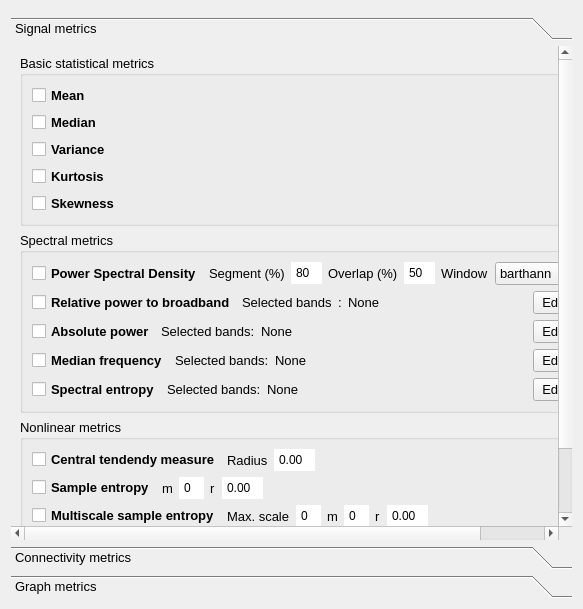
<?xml version="1.0" encoding="UTF-8"?>
<ui version="4.0">
 <class>Form</class>
 <widget class="QWidget" name="Form">
  <property name="geometry">
   <rect>
    <x>0</x>
    <y>0</y>
    <width>583</width>
    <height>609</height>
   </rect>
  </property>
  <property name="font">
   <font>
    <pointsize>10</pointsize>
    <weight>50</weight>
    <bold>false</bold>
   </font>
  </property>
  <property name="windowTitle">
   <string>Form</string>
  </property>
  <layout class="QVBoxLayout" name="verticalLayout_6">
   <item>
    <widget class="QFrame" name="topContentWidget">
     <property name="frameShape">
      <enum>QFrame::StyledPanel</enum>
     </property>
     <property name="frameShadow">
      <enum>QFrame::Raised</enum>
     </property>
    </widget>
   </item>
   <item>
    <widget class="QToolBox" name="toolBox">
     <property name="currentIndex">
      <number>0</number>
     </property>
     <widget class="QWidget" name="signalMetricsPage">
      <property name="geometry">
       <rect>
        <x>0</x>
        <y>0</y>
        <width>783</width>
        <height>691</height>
       </rect>
      </property>
      <attribute name="label">
       <string>Signal metrics</string>
      </attribute>
      <layout class="QVBoxLayout" name="verticalLayout_7">
       <item>
        <widget class="QGroupBox" name="basic_statistical_metrics">
         <property name="title">
          <string>Basic statistical metrics</string>
         </property>
         <layout class="QVBoxLayout" name="verticalLayout_3">
          <item>
           <layout class="QHBoxLayout" name="horizontalLayout_2">
            <item>
             <widget class="QCheckBox" name="meanCBox">
              <property name="font">
               <font>
                <weight>75</weight>
                <bold>true</bold>
               </font>
              </property>
              <property name="text">
               <string>Mean</string>
              </property>
             </widget>
            </item>
            <item>
             <spacer name="horizontalSpacer">
              <property name="orientation">
               <enum>Qt::Horizontal</enum>
              </property>
              <property name="sizeHint" stdset="0">
               <size>
                <width>40</width>
                <height>20</height>
               </size>
              </property>
             </spacer>
            </item>
           </layout>
          </item>
          <item>
           <layout class="QHBoxLayout" name="horizontalLayout_19">
            <item>
             <widget class="QCheckBox" name="medianCBox">
              <property name="font">
               <font>
                <weight>75</weight>
                <bold>true</bold>
               </font>
              </property>
              <property name="text">
               <string>Median</string>
              </property>
             </widget>
            </item>
           </layout>
          </item>
          <item>
           <layout class="QHBoxLayout" name="horizontalLayout_3">
            <item>
             <widget class="QCheckBox" name="varianceCBox">
              <property name="font">
               <font>
                <weight>75</weight>
                <bold>true</bold>
               </font>
              </property>
              <property name="text">
               <string>Variance</string>
              </property>
             </widget>
            </item>
            <item>
             <spacer name="horizontalSpacer_2">
              <property name="orientation">
               <enum>Qt::Horizontal</enum>
              </property>
              <property name="sizeHint" stdset="0">
               <size>
                <width>40</width>
                <height>20</height>
               </size>
              </property>
             </spacer>
            </item>
           </layout>
          </item>
          <item>
           <layout class="QHBoxLayout" name="horizontalLayout_4">
            <item>
             <widget class="QCheckBox" name="kurtosisCBox">
              <property name="font">
               <font>
                <weight>75</weight>
                <bold>true</bold>
               </font>
              </property>
              <property name="text">
               <string>Kurtosis</string>
              </property>
             </widget>
            </item>
            <item>
             <spacer name="horizontalSpacer_3">
              <property name="orientation">
               <enum>Qt::Horizontal</enum>
              </property>
              <property name="sizeHint" stdset="0">
               <size>
                <width>40</width>
                <height>20</height>
               </size>
              </property>
             </spacer>
            </item>
           </layout>
          </item>
          <item>
           <layout class="QHBoxLayout" name="horizontalLayout_20">
            <item>
             <widget class="QCheckBox" name="skewnessCBox">
              <property name="font">
               <font>
                <weight>75</weight>
                <bold>true</bold>
               </font>
              </property>
              <property name="text">
               <string>Skewness</string>
              </property>
             </widget>
            </item>
           </layout>
          </item>
         </layout>
        </widget>
       </item>
       <item>
        <widget class="QGroupBox" name="spectral_metrics">
         <property name="title">
          <string>Spectral metrics</string>
         </property>
         <layout class="QVBoxLayout" name="verticalLayout_4">
          <item>
           <layout class="QHBoxLayout" name="horizontalLayout">
            <item>
             <widget class="QCheckBox" name="psdCBox">
              <property name="font">
               <font>
                <weight>75</weight>
                <bold>true</bold>
               </font>
              </property>
              <property name="text">
               <string>Power Spectral Density</string>
              </property>
             </widget>
            </item>
            <item>
             <widget class="QLabel" name="segmentpsdLabel">
              <property name="toolTip">
               <string>Percentage of the signal (n_samples) used to calculate the FFT. Default:
        80% of the signal.</string>
              </property>
              <property name="text">
               <string>Segment (%)</string>
              </property>
             </widget>
            </item>
            <item>
             <widget class="QSpinBox" name="segmentpsdBox">
              <property name="styleSheet">
               <string notr="true">QSpinBox::up-button, QSpinBox::down-button {
    width: 0;
    height: 0;
    border: none;
}
</string>
              </property>
              <property name="maximum">
               <number>100</number>
              </property>
              <property name="value">
               <number>80</number>
              </property>
             </widget>
            </item>
            <item>
             <widget class="QLabel" name="overlappsdLabel">
              <property name="toolTip">
               <string>Percentage of overlap (n_samples) for the Welch method. Default: 50% of
        the signal.</string>
              </property>
              <property name="text">
               <string>Overlap (%)</string>
              </property>
             </widget>
            </item>
            <item>
             <widget class="QSpinBox" name="overlappsdBox">
              <property name="styleSheet">
               <string notr="true">QSpinBox::up-button, QSpinBox::down-button {
    width: 0;
    height: 0;
    border: none;
}
</string>
              </property>
              <property name="maximum">
               <number>100</number>
              </property>
              <property name="value">
               <number>50</number>
              </property>
             </widget>
            </item>
            <item>
             <widget class="QLabel" name="windowpsdLabel">
              <property name="text">
               <string>Window</string>
              </property>
             </widget>
            </item>
            <item>
             <widget class="QComboBox" name="psdcomboBox">
              <item>
               <property name="text">
                <string>barthann</string>
               </property>
              </item>
              <item>
               <property name="text">
                <string>bartlett</string>
               </property>
              </item>
              <item>
               <property name="text">
                <string>blackmanharris</string>
               </property>
              </item>
              <item>
               <property name="text">
                <string>bohman</string>
               </property>
              </item>
              <item>
               <property name="text">
                <string>boxcar</string>
               </property>
              </item>
              <item>
               <property name="text">
                <string>flattop</string>
               </property>
              </item>
              <item>
               <property name="text">
                <string>hamming</string>
               </property>
              </item>
              <item>
               <property name="text">
                <string>nuttall</string>
               </property>
              </item>
              <item>
               <property name="text">
                <string>parzen</string>
               </property>
              </item>
              <item>
               <property name="text">
                <string>triang</string>
               </property>
              </item>
             </widget>
            </item>
           </layout>
          </item>
          <item>
           <layout class="QHBoxLayout" name="horizontalLayout_5">
            <item>
             <widget class="QCheckBox" name="rpCBox">
              <property name="font">
               <font>
                <weight>75</weight>
                <bold>true</bold>
               </font>
              </property>
              <property name="toolTip">
               <string>&lt;html&gt;&lt;head/&gt;&lt;body&gt;&lt;p&gt;Relative Power&lt;/p&gt;&lt;/body&gt;&lt;/html&gt;</string>
              </property>
              <property name="text">
               <string>Relative power to broadband</string>
              </property>
             </widget>
            </item>
            <item>
             <widget class="QLabel" name="rpselectedbandsLabel">
              <property name="text">
               <string>Selected bands</string>
              </property>
             </widget>
            </item>
            <item>
             <widget class="QLabel" name="rpselectedbandsauxLabel">
              <property name="text">
               <string>:</string>
              </property>
             </widget>
            </item>
            <item>
             <widget class="QLabel" name="rpLabel">
              <property name="text">
               <string>None</string>
              </property>
             </widget>
            </item>
            <item>
             <spacer name="horizontalSpacer_4">
              <property name="orientation">
               <enum>Qt::Horizontal</enum>
              </property>
              <property name="sizeHint" stdset="0">
               <size>
                <width>40</width>
                <height>20</height>
               </size>
              </property>
             </spacer>
            </item>
            <item>
             <widget class="QPushButton" name="rpButton">
              <property name="text">
               <string>Edit bands</string>
              </property>
             </widget>
            </item>
           </layout>
          </item>
          <item>
           <layout class="QHBoxLayout" name="horizontalLayout_7">
            <item>
             <widget class="QCheckBox" name="apCBox">
              <property name="font">
               <font>
                <weight>75</weight>
                <bold>true</bold>
               </font>
              </property>
              <property name="toolTip">
               <string>&lt;html&gt;&lt;head/&gt;&lt;body&gt;&lt;p&gt;Absolute Power&lt;/p&gt;&lt;/body&gt;&lt;/html&gt;</string>
              </property>
              <property name="text">
               <string>Absolute power</string>
              </property>
             </widget>
            </item>
            <item>
             <widget class="QLabel" name="apselectedbandsLabel">
              <property name="text">
               <string>Selected bands:</string>
              </property>
             </widget>
            </item>
            <item>
             <widget class="QLabel" name="apLabel">
              <property name="text">
               <string>None</string>
              </property>
             </widget>
            </item>
            <item>
             <spacer name="horizontalSpacer_6">
              <property name="orientation">
               <enum>Qt::Horizontal</enum>
              </property>
              <property name="sizeHint" stdset="0">
               <size>
                <width>40</width>
                <height>20</height>
               </size>
              </property>
             </spacer>
            </item>
            <item>
             <widget class="QPushButton" name="apButton">
              <property name="text">
               <string>Edit bands</string>
              </property>
             </widget>
            </item>
           </layout>
          </item>
          <item>
           <layout class="QHBoxLayout" name="horizontalLayout_6">
            <item>
             <widget class="QCheckBox" name="mfCBox">
              <property name="font">
               <font>
                <weight>75</weight>
                <bold>true</bold>
               </font>
              </property>
              <property name="toolTip">
               <string>&lt;html&gt;&lt;head/&gt;&lt;body&gt;&lt;p&gt;Median Frequency&lt;/p&gt;&lt;p&gt;&lt;br/&gt;&lt;/p&gt;&lt;/body&gt;&lt;/html&gt;</string>
              </property>
              <property name="text">
               <string>Median frequency</string>
              </property>
             </widget>
            </item>
            <item>
             <widget class="QLabel" name="mfselectedbandsLabel">
              <property name="text">
               <string>Selected bands:</string>
              </property>
             </widget>
            </item>
            <item>
             <widget class="QLabel" name="mfLabel">
              <property name="text">
               <string>None</string>
              </property>
             </widget>
            </item>
            <item>
             <spacer name="horizontalSpacer_5">
              <property name="orientation">
               <enum>Qt::Horizontal</enum>
              </property>
              <property name="sizeHint" stdset="0">
               <size>
                <width>40</width>
                <height>20</height>
               </size>
              </property>
             </spacer>
            </item>
            <item>
             <widget class="QPushButton" name="mfButton">
              <property name="text">
               <string>Edit bands</string>
              </property>
             </widget>
            </item>
           </layout>
          </item>
          <item>
           <layout class="QHBoxLayout" name="horizontalLayout_8">
            <item>
             <widget class="QCheckBox" name="seCBox">
              <property name="font">
               <font>
                <weight>75</weight>
                <bold>true</bold>
               </font>
              </property>
              <property name="toolTip">
               <string>&lt;html&gt;&lt;head/&gt;&lt;body&gt;&lt;p&gt;Spectral Entropy&lt;/p&gt;&lt;/body&gt;&lt;/html&gt;</string>
              </property>
              <property name="text">
               <string>Spectral entropy</string>
              </property>
             </widget>
            </item>
            <item>
             <widget class="QLabel" name="seselectedbandsLabel">
              <property name="text">
               <string>Selected bands:</string>
              </property>
             </widget>
            </item>
            <item>
             <widget class="QLabel" name="seLabel">
              <property name="text">
               <string>None</string>
              </property>
             </widget>
            </item>
            <item>
             <spacer name="horizontalSpacer_7">
              <property name="orientation">
               <enum>Qt::Horizontal</enum>
              </property>
              <property name="sizeHint" stdset="0">
               <size>
                <width>40</width>
                <height>20</height>
               </size>
              </property>
             </spacer>
            </item>
            <item>
             <widget class="QPushButton" name="seButton">
              <property name="text">
               <string>Edit bands</string>
              </property>
             </widget>
            </item>
           </layout>
          </item>
         </layout>
        </widget>
       </item>
       <item>
        <widget class="QGroupBox" name="nonlinear_metrics">
         <property name="title">
          <string>Nonlinear metrics</string>
         </property>
         <layout class="QVBoxLayout" name="verticalLayout_5">
          <item>
           <layout class="QHBoxLayout" name="horizontalLayout_10">
            <item>
             <widget class="QCheckBox" name="ctmCBox">
              <property name="font">
               <font>
                <weight>75</weight>
                <bold>true</bold>
               </font>
              </property>
              <property name="toolTip">
               <string>&lt;html&gt;&lt;head/&gt;&lt;body&gt;&lt;p&gt;Central Tendency Measure&lt;/p&gt;&lt;/body&gt;&lt;/html&gt;</string>
              </property>
              <property name="text">
               <string>Central tendendy measure</string>
              </property>
             </widget>
            </item>
            <item>
             <widget class="QLabel" name="ctmrLabel">
              <property name="toolTip">
               <string>&lt;html&gt;&lt;head/&gt;&lt;body&gt;&lt;p&gt;Radius used to compute the CTM. Should be a positive real number&lt;/p&gt;&lt;/body&gt;&lt;/html&gt;</string>
              </property>
              <property name="text">
               <string>Radius</string>
              </property>
             </widget>
            </item>
            <item>
             <widget class="QDoubleSpinBox" name="ctmrBox">
              <property name="styleSheet">
               <string notr="true">QDoubleSpinBox::up-button, QDoubleSpinBox::down-button {
    width: 0;
    height: 0;
    border: none;
}
</string>
              </property>
             </widget>
            </item>
            <item>
             <spacer name="horizontalSpacer_9">
              <property name="orientation">
               <enum>Qt::Horizontal</enum>
              </property>
              <property name="sizeHint" stdset="0">
               <size>
                <width>40</width>
                <height>20</height>
               </size>
              </property>
             </spacer>
            </item>
           </layout>
          </item>
          <item>
           <layout class="QHBoxLayout" name="horizontalLayout_13">
            <item>
             <widget class="QCheckBox" name="sampenCBox">
              <property name="font">
               <font>
                <weight>75</weight>
                <bold>true</bold>
               </font>
              </property>
              <property name="toolTip">
               <string>&lt;html&gt;&lt;head/&gt;&lt;body&gt;&lt;p&gt;Sample Entropy&lt;/p&gt;&lt;/body&gt;&lt;/html&gt;</string>
              </property>
              <property name="text">
               <string>Sample entropy</string>
              </property>
             </widget>
            </item>
            <item>
             <widget class="QLabel" name="sampenmLabel">
              <property name="toolTip">
               <string>Embedding dimension (sequence length). Determines the length of subsequences compared in the signal.</string>
              </property>
              <property name="text">
               <string>m</string>
              </property>
             </widget>
            </item>
            <item>
             <widget class="QSpinBox" name="sampenmBox">
              <property name="styleSheet">
               <string notr="true">QSpinBox::up-button, QSpinBox::down-button {
    width: 0;
    height: 0;
    border: none;
}
</string>
              </property>
             </widget>
            </item>
            <item>
             <widget class="QLabel" name="sampenrLabel">
              <property name="toolTip">
               <string>Tolerance value for considering matches, usually a proportion of the standard deviation of the signal (e.g., 0.2).</string>
              </property>
              <property name="text">
               <string>r</string>
              </property>
             </widget>
            </item>
            <item>
             <widget class="QDoubleSpinBox" name="sampenrBox">
              <property name="styleSheet">
               <string notr="true">QDoubleSpinBox::up-button, QDoubleSpinBox::down-button {
    width: 0;
    height: 0;
    border: none;
}
</string>
              </property>
             </widget>
            </item>
            <item>
             <spacer name="horizontalSpacer_11">
              <property name="orientation">
               <enum>Qt::Horizontal</enum>
              </property>
              <property name="sizeHint" stdset="0">
               <size>
                <width>40</width>
                <height>20</height>
               </size>
              </property>
             </spacer>
            </item>
           </layout>
          </item>
          <item>
           <layout class="QHBoxLayout" name="horizontalLayout_12">
            <item>
             <widget class="QCheckBox" name="msampenCBox">
              <property name="font">
               <font>
                <weight>75</weight>
                <bold>true</bold>
               </font>
              </property>
              <property name="toolTip">
               <string>&lt;html&gt;&lt;head/&gt;&lt;body&gt;&lt;p&gt;Multiscale Sample Entropy&lt;/p&gt;&lt;/body&gt;&lt;/html&gt;</string>
              </property>
              <property name="text">
               <string>Multiscale sample entropy</string>
              </property>
             </widget>
            </item>
            <item>
             <widget class="QLabel" name="maxscaleLabel">
              <property name="toolTip">
               <string>Maximum scale factor. Entropy is computed from scale 1 to `max_scale`.</string>
              </property>
              <property name="text">
               <string>Max. scale</string>
              </property>
             </widget>
            </item>
            <item>
             <widget class="QSpinBox" name="msampenscaleBox">
              <property name="styleSheet">
               <string notr="true">QSpinBox::up-button, QSpinBox::down-button {
    width: 0;
    height: 0;
    border: none;
}
</string>
              </property>
             </widget>
            </item>
            <item>
             <widget class="QLabel" name="msampenmLabel">
              <property name="toolTip">
               <string>Embedding dimension (sequence length) used in the Sample Entropy.</string>
              </property>
              <property name="text">
               <string>m</string>
              </property>
             </widget>
            </item>
            <item>
             <widget class="QSpinBox" name="msampenmBox">
              <property name="styleSheet">
               <string notr="true">QSpinBox::up-button, QSpinBox::down-button {
    width: 0;
    height: 0;
    border: none;
}
</string>
              </property>
             </widget>
            </item>
            <item>
             <widget class="QLabel" name="msampenrLabel">
              <property name="toolTip">
               <string>Tolerance used in Sample Entropy, typically a fraction of the standard deviation</string>
              </property>
              <property name="text">
               <string>r</string>
              </property>
             </widget>
            </item>
            <item>
             <widget class="QDoubleSpinBox" name="msampenrBox">
              <property name="styleSheet">
               <string notr="true">QDoubleSpinBox::up-button, QDoubleSpinBox::down-button {
    width: 0;
    height: 0;
    border: none;
}
</string>
              </property>
             </widget>
            </item>
            <item>
             <spacer name="horizontalSpacer_12">
              <property name="orientation">
               <enum>Qt::Horizontal</enum>
              </property>
              <property name="sizeHint" stdset="0">
               <size>
                <width>40</width>
                <height>20</height>
               </size>
              </property>
             </spacer>
            </item>
           </layout>
          </item>
          <item>
           <layout class="QHBoxLayout" name="horizontalLayout_9">
            <item>
             <widget class="QCheckBox" name="lzcCBox">
              <property name="font">
               <font>
                <weight>75</weight>
                <bold>true</bold>
               </font>
              </property>
              <property name="toolTip">
               <string>&lt;html&gt;&lt;head/&gt;&lt;body&gt;&lt;p&gt;Lempel-Ziv Complexity&lt;/p&gt;&lt;/body&gt;&lt;/html&gt;</string>
              </property>
              <property name="text">
               <string>Lempel-Ziv complexity</string>
              </property>
             </widget>
            </item>
            <item>
             <spacer name="horizontalSpacer_8">
              <property name="orientation">
               <enum>Qt::Horizontal</enum>
              </property>
              <property name="sizeHint" stdset="0">
               <size>
                <width>40</width>
                <height>20</height>
               </size>
              </property>
             </spacer>
            </item>
           </layout>
          </item>
          <item>
           <layout class="QHBoxLayout" name="horizontalLayout_11">
            <item>
             <widget class="QCheckBox" name="mlzcCBox">
              <property name="font">
               <font>
                <weight>75</weight>
                <bold>true</bold>
               </font>
              </property>
              <property name="toolTip">
               <string>&lt;html&gt;&lt;head/&gt;&lt;body&gt;&lt;p&gt;Multiscale Lempel-Ziv Complexity&lt;/p&gt;&lt;/body&gt;&lt;/html&gt;</string>
              </property>
              <property name="text">
               <string>Multiscale Lempel-Ziv complexity</string>
              </property>
             </widget>
            </item>
            <item>
             <widget class="QLabel" name="mlzcscalesLabel">
              <property name="toolTip">
               <string>&lt;html&gt;&lt;head/&gt;&lt;body&gt;&lt;p&gt;Sequence of odd integers representing the window lengths for multiscale binarisation.&lt;/p&gt;&lt;p&gt;Each window defines a temporal scale for local median filtering.&lt;/p&gt;&lt;p&gt;&lt;br/&gt;&lt;/p&gt;&lt;/body&gt;&lt;/html&gt;</string>
              </property>
              <property name="text">
               <string>Scales</string>
              </property>
             </widget>
            </item>
            <item>
             <widget class="QLineEdit" name="mlzcEdit">
              <property name="toolTip">
               <string/>
              </property>
              <property name="statusTip">
               <string/>
              </property>
              <property name="text">
               <string>[1, 3, 5]</string>
              </property>
             </widget>
            </item>
            <item>
             <spacer name="horizontalSpacer_10">
              <property name="orientation">
               <enum>Qt::Horizontal</enum>
              </property>
              <property name="sizeHint" stdset="0">
               <size>
                <width>40</width>
                <height>20</height>
               </size>
              </property>
             </spacer>
            </item>
           </layout>
          </item>
         </layout>
        </widget>
       </item>
       <item>
        <spacer name="verticalSpacer_2">
         <property name="orientation">
          <enum>Qt::Vertical</enum>
         </property>
         <property name="sizeHint" stdset="0">
          <size>
           <width>20</width>
           <height>40</height>
          </size>
         </property>
        </spacer>
       </item>
      </layout>
     </widget>
     <widget class="QWidget" name="connectivityMetricsPage">
      <property name="geometry">
       <rect>
        <x>0</x>
        <y>0</y>
        <width>561</width>
        <height>426</height>
       </rect>
      </property>
      <attribute name="label">
       <string>Connectivity metrics</string>
      </attribute>
      <layout class="QVBoxLayout" name="verticalLayout_11">
       <item>
        <widget class="QGroupBox" name="Amplitude">
         <property name="title">
          <string>Amplitude</string>
         </property>
         <layout class="QVBoxLayout" name="verticalLayout_8">
          <item>
           <layout class="QHBoxLayout" name="horizontalLayout_15">
            <item>
             <widget class="QCheckBox" name="iacCBox">
              <property name="font">
               <font>
                <weight>75</weight>
                <bold>true</bold>
               </font>
              </property>
              <property name="toolTip">
               <string>&lt;html&gt;&lt;head/&gt;&lt;body&gt;&lt;p&gt;Instantaneous Amplitude Correlation&lt;/p&gt;&lt;/body&gt;&lt;/html&gt;</string>
              </property>
              <property name="text">
               <string>IAC</string>
              </property>
             </widget>
            </item>
            <item>
             <widget class="QLabel" name="iacortLabel">
              <property name="text">
               <string>Orthogonalization </string>
              </property>
             </widget>
            </item>
            <item>
             <widget class="QCheckBox" name="iacortButton">
              <property name="text">
               <string/>
              </property>
             </widget>
            </item>
            <item>
             <spacer name="horizontalSpacer_14">
              <property name="orientation">
               <enum>Qt::Horizontal</enum>
              </property>
              <property name="sizeHint" stdset="0">
               <size>
                <width>40</width>
                <height>20</height>
               </size>
              </property>
             </spacer>
            </item>
           </layout>
          </item>
          <item>
           <layout class="QHBoxLayout" name="horizontalLayout_14">
            <item>
             <widget class="QCheckBox" name="aecCBox">
              <property name="font">
               <font>
                <weight>75</weight>
                <bold>true</bold>
               </font>
              </property>
              <property name="toolTip">
               <string>&lt;html&gt;&lt;head/&gt;&lt;body&gt;&lt;p&gt;Amplitude Envelope Correlation&lt;/p&gt;&lt;/body&gt;&lt;/html&gt;</string>
              </property>
              <property name="text">
               <string>AEC</string>
              </property>
             </widget>
            </item>
            <item>
             <widget class="QLabel" name="aecortLabel">
              <property name="text">
               <string>Orthogonalization</string>
              </property>
             </widget>
            </item>
            <item>
             <widget class="QCheckBox" name="aecortButton">
              <property name="text">
               <string/>
              </property>
             </widget>
            </item>
            <item>
             <spacer name="horizontalSpacer_13">
              <property name="orientation">
               <enum>Qt::Horizontal</enum>
              </property>
              <property name="sizeHint" stdset="0">
               <size>
                <width>40</width>
                <height>20</height>
               </size>
              </property>
             </spacer>
            </item>
           </layout>
          </item>
         </layout>
        </widget>
       </item>
       <item>
        <widget class="QGroupBox" name="Phase">
         <property name="title">
          <string>Phase</string>
         </property>
         <layout class="QVBoxLayout" name="verticalLayout_9">
          <item>
           <layout class="QHBoxLayout" name="horizontalLayout_18">
            <item>
             <widget class="QCheckBox" name="wpliCBox">
              <property name="font">
               <font>
                <weight>75</weight>
                <bold>true</bold>
               </font>
              </property>
              <property name="toolTip">
               <string>&lt;html&gt;&lt;head/&gt;&lt;body&gt;&lt;p&gt;weighted Phase Lag Index&lt;/p&gt;&lt;/body&gt;&lt;/html&gt;</string>
              </property>
              <property name="text">
               <string>wPLI</string>
              </property>
             </widget>
            </item>
            <item>
             <spacer name="horizontalSpacer_19">
              <property name="orientation">
               <enum>Qt::Horizontal</enum>
              </property>
              <property name="sizeHint" stdset="0">
               <size>
                <width>40</width>
                <height>20</height>
               </size>
              </property>
             </spacer>
            </item>
           </layout>
          </item>
          <item>
           <layout class="QHBoxLayout" name="horizontalLayout_17">
            <item>
             <widget class="QCheckBox" name="pliCBox">
              <property name="font">
               <font>
                <weight>75</weight>
                <bold>true</bold>
               </font>
              </property>
              <property name="toolTip">
               <string>&lt;html&gt;&lt;head/&gt;&lt;body&gt;&lt;p&gt;Phase Lag Index&lt;/p&gt;&lt;/body&gt;&lt;/html&gt;</string>
              </property>
              <property name="text">
               <string>PLI</string>
              </property>
             </widget>
            </item>
            <item>
             <spacer name="horizontalSpacer_18">
              <property name="orientation">
               <enum>Qt::Horizontal</enum>
              </property>
              <property name="sizeHint" stdset="0">
               <size>
                <width>40</width>
                <height>20</height>
               </size>
              </property>
             </spacer>
            </item>
           </layout>
          </item>
          <item>
           <layout class="QHBoxLayout" name="horizontalLayout_16">
            <item>
             <widget class="QCheckBox" name="plvCBox">
              <property name="font">
               <font>
                <weight>75</weight>
                <bold>true</bold>
               </font>
              </property>
              <property name="toolTip">
               <string>&lt;html&gt;&lt;head/&gt;&lt;body&gt;&lt;p&gt;Phase Locking Value&lt;/p&gt;&lt;/body&gt;&lt;/html&gt;</string>
              </property>
              <property name="text">
               <string>PLV</string>
              </property>
             </widget>
            </item>
            <item>
             <spacer name="horizontalSpacer_17">
              <property name="orientation">
               <enum>Qt::Horizontal</enum>
              </property>
              <property name="sizeHint" stdset="0">
               <size>
                <width>40</width>
                <height>20</height>
               </size>
              </property>
             </spacer>
            </item>
           </layout>
          </item>
         </layout>
        </widget>
       </item>
       <item>
        <widget class="QGroupBox" name="Timefrequency">
         <property name="title">
          <string>Time-frequency</string>
         </property>
         <layout class="QVBoxLayout" name="verticalLayout_10">
          <item>
           <widget class="QLabel" name="label_12">
            <property name="text">
             <string>To Be Done</string>
            </property>
           </widget>
          </item>
         </layout>
        </widget>
       </item>
       <item>
        <spacer name="verticalSpacer_3">
         <property name="orientation">
          <enum>Qt::Vertical</enum>
         </property>
         <property name="sizeHint" stdset="0">
          <size>
           <width>20</width>
           <height>40</height>
          </size>
         </property>
        </spacer>
       </item>
      </layout>
     </widget>
     <widget class="QWidget" name="widget">
      <property name="geometry">
       <rect>
        <x>0</x>
        <y>0</y>
        <width>98</width>
        <height>28</height>
       </rect>
      </property>
      <attribute name="label">
       <string>Graph metrics</string>
      </attribute>
     </widget>
    </widget>
   </item>
  </layout>
 </widget>
 <resources/>
 <connections/>
</ui>
